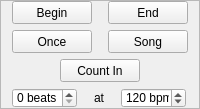
       <widget class="QFrame" name="rightFrame">
        <property name="frameShape">
         <enum>QFrame::StyledPanel</enum>
        </property>
        <property name="frameShadow">
         <enum>QFrame::Raised</enum>
        </property>
        <layout class="QVBoxLayout" name="verticalLayout_6">
         <property name="margin">
          <number>0</number>
         </property>
         <item>
          <layout class="QHBoxLayout" name="horizontalLayout_6">
           <item>
            <spacer name="horizontalSpacer_7">
             <property name="orientation">
              <enum>Qt::Horizontal</enum>
             </property>
             <property name="sizeHint" stdset="0">
              <size>
               <width>5</width>
               <height>20</height>
              </size>
             </property>
            </spacer>
           </item>
           <item>
            <widget class="QPushButton" name="setBeginButton">
             <property name="minimumSize">
              <size>
               <width>60</width>
               <height>23</height>
              </size>
             </property>
             <property name="toolTip">
              <string>&lt;!DOCTYPE HTML PUBLIC &quot;-//W3C//DTD HTML 4.0//EN&quot; &quot;http://www.w3.org/TR/REC-html40/strict.dtd&quot;&gt;
&lt;html&gt;&lt;head&gt;&lt;meta name=&quot;qrichtext&quot; content=&quot;1&quot; /&gt;&lt;style type=&quot;text/css&quot;&gt;
p, li { white-space: pre-wrap; }
&lt;/style&gt;&lt;/head&gt;&lt;body style=&quot; font-family:'MS Shell Dlg 2'; font-size:8.25pt; font-weight:400; font-style:normal;&quot;&gt;
&lt;p style=&quot; margin-top:0px; margin-bottom:0px; margin-left:0px; margin-right:0px; -qt-block-indent:0; text-indent:0px;&quot;&gt;&lt;span style=&quot; font-size:8pt;&quot;&gt;Set the beginning of the selection&lt;/span&gt;&lt;/p&gt;
&lt;p style=&quot; margin-top:0px; margin-bottom:0px; margin-left:0px; margin-right:0px; -qt-block-indent:0; text-indent:0px;&quot;&gt;&lt;span style=&quot; font-size:8pt;&quot;&gt;[Cntrl+Return]&lt;/span&gt;&lt;/p&gt;&lt;/body&gt;&lt;/html&gt;</string>
             </property>
             <property name="text">
              <string>Begin</string>
             </property>
            </widget>
           </item>
           <item>
            <spacer name="horizontalSpacer_8">
             <property name="orientation">
              <enum>Qt::Horizontal</enum>
             </property>
             <property name="sizeHint" stdset="0">
              <size>
               <width>5</width>
               <height>20</height>
              </size>
             </property>
            </spacer>
           </item>
           <item>
            <widget class="QPushButton" name="setEndButton">
             <property name="minimumSize">
              <size>
               <width>60</width>
               <height>23</height>
              </size>
             </property>
             <property name="toolTip">
              <string>&lt;!DOCTYPE HTML PUBLIC &quot;-//W3C//DTD HTML 4.0//EN&quot; &quot;http://www.w3.org/TR/REC-html40/strict.dtd&quot;&gt;
&lt;html&gt;&lt;head&gt;&lt;meta name=&quot;qrichtext&quot; content=&quot;1&quot; /&gt;&lt;style type=&quot;text/css&quot;&gt;
p, li { white-space: pre-wrap; }
&lt;/style&gt;&lt;/head&gt;&lt;body style=&quot; font-family:'MS Shell Dlg 2'; font-size:8.25pt; font-weight:400; font-style:normal;&quot;&gt;
&lt;p style=&quot; margin-top:0px; margin-bottom:0px; margin-left:0px; margin-right:0px; -qt-block-indent:0; text-indent:0px;&quot;&gt;&lt;span style=&quot; font-size:8pt;&quot;&gt;Set the end of the selection&lt;/span&gt;&lt;/p&gt;
&lt;p style=&quot; margin-top:0px; margin-bottom:0px; margin-left:0px; margin-right:0px; -qt-block-indent:0; text-indent:0px;&quot;&gt;&lt;span style=&quot; font-size:8pt;&quot;&gt;[Alt+Return]&lt;/span&gt;&lt;/p&gt;&lt;/body&gt;&lt;/html&gt;</string>
             </property>
             <property name="text">
              <string>End</string>
             </property>
            </widget>
           </item>
           <item>
            <spacer name="horizontalSpacer_9">
             <property name="orientation">
              <enum>Qt::Horizontal</enum>
             </property>
             <property name="sizeHint" stdset="0">
              <size>
               <width>5</width>
               <height>20</height>
              </size>
             </property>
            </spacer>
           </item>
          </layout>
         </item>
         <item>
          <layout class="QHBoxLayout" name="horizontalLayout_5">
           <item>
            <spacer name="horizontalSpacer_5">
             <property name="orientation">
              <enum>Qt::Horizontal</enum>
             </property>
             <property name="sizeHint" stdset="0">
              <size>
               <width>5</width>
               <height>20</height>
              </size>
             </property>
            </spacer>
           </item>
           <item>
            <widget class="QPushButton" name="loopButton">
             <property name="minimumSize">
              <size>
               <width>60</width>
               <height>23</height>
              </size>
             </property>
             <property name="maximumSize">
              <size>
               <width>109</width>
               <height>23</height>
              </size>
             </property>
             <property name="toolTip">
              <string>&lt;!DOCTYPE HTML PUBLIC &quot;-//W3C//DTD HTML 4.0//EN&quot; &quot;http://www.w3.org/TR/REC-html40/strict.dtd&quot;&gt;
&lt;html&gt;&lt;head&gt;&lt;meta name=&quot;qrichtext&quot; content=&quot;1&quot; /&gt;&lt;style type=&quot;text/css&quot;&gt;
p, li { white-space: pre-wrap; }
&lt;/style&gt;&lt;/head&gt;&lt;body style=&quot; font-family:'MS Shell Dlg 2'; font-size:8.25pt; font-weight:400; font-style:normal;&quot;&gt;
&lt;p style=&quot; margin-top:0px; margin-bottom:0px; margin-left:0px; margin-right:0px; -qt-block-indent:0; text-indent:0px;&quot;&gt;&lt;span style=&quot; font-size:8pt;&quot;&gt;Repeat endlessly or play once&lt;/span&gt;&lt;/p&gt;
&lt;p style=&quot; margin-top:0px; margin-bottom:0px; margin-left:0px; margin-right:0px; -qt-block-indent:0; text-indent:0px;&quot;&gt;&lt;span style=&quot; font-size:8pt;&quot;&gt;[L]&lt;/span&gt;&lt;/p&gt;&lt;/body&gt;&lt;/html&gt;</string>
             </property>
             <property name="text">
              <string>Once</string>
             </property>
             <property name="checkable">
              <bool>true</bool>
             </property>
            </widget>
           </item>
           <item>
            <spacer name="horizontalSpacer_4">
             <property name="orientation">
              <enum>Qt::Horizontal</enum>
             </property>
             <property name="sizeHint" stdset="0">
              <size>
               <width>5</width>
               <height>20</height>
              </size>
             </property>
            </spacer>
           </item>
           <item>
            <widget class="QPushButton" name="selectionButton">
             <property name="minimumSize">
              <size>
               <width>60</width>
               <height>23</height>
              </size>
             </property>
             <property name="maximumSize">
              <size>
               <width>109</width>
               <height>23</height>
              </size>
             </property>
             <property name="toolTip">
              <string>&lt;!DOCTYPE HTML PUBLIC &quot;-//W3C//DTD HTML 4.0//EN&quot; &quot;http://www.w3.org/TR/REC-html40/strict.dtd&quot;&gt;
&lt;html&gt;&lt;head&gt;&lt;meta name=&quot;qrichtext&quot; content=&quot;1&quot; /&gt;&lt;style type=&quot;text/css&quot;&gt;
p, li { white-space: pre-wrap; }
&lt;/style&gt;&lt;/head&gt;&lt;body style=&quot; font-family:'MS Shell Dlg 2'; font-size:8.25pt; font-weight:400; font-style:normal;&quot;&gt;
&lt;p style=&quot; margin-top:0px; margin-bottom:0px; margin-left:0px; margin-right:0px; -qt-block-indent:0; text-indent:0px;&quot;&gt;&lt;span style=&quot; font-size:8pt;&quot;&gt;Switch between playing song and selection&lt;/span&gt;&lt;/p&gt;
&lt;p style=&quot; margin-top:0px; margin-bottom:0px; margin-left:0px; margin-right:0px; -qt-block-indent:0; text-indent:0px;&quot;&gt;&lt;span style=&quot; font-size:8pt;&quot;&gt;[S]&lt;/span&gt;&lt;/p&gt;&lt;/body&gt;&lt;/html&gt;</string>
             </property>
             <property name="text">
              <string>Song</string>
             </property>
             <property name="checkable">
              <bool>true</bool>
             </property>
            </widget>
           </item>
           <item>
            <spacer name="horizontalSpacer_6">
             <property name="orientation">
              <enum>Qt::Horizontal</enum>
             </property>
             <property name="sizeHint" stdset="0">
              <size>
               <width>5</width>
               <height>20</height>
              </size>
             </property>
            </spacer>
           </item>
          </layout>
         </item>
         <item>
          <layout class="QVBoxLayout" name="verticalLayout_2">
           <item>
            <layout class="QHBoxLayout" name="horizontalLayout_4">
             <item>
              <spacer name="horizontalSpacer_2">
               <property name="orientation">
                <enum>Qt::Horizontal</enum>
               </property>
               <property name="sizeHint" stdset="0">
                <size>
                 <width>5</width>
                 <height>20</height>
                </size>
               </property>
              </spacer>
             </item>
             <item>
              <widget class="QPushButton" name="countButton">
               <property name="minimumSize">
                <size>
                 <width>75</width>
                 <height>23</height>
                </size>
               </property>
               <property name="toolTip">
                <string>&lt;!DOCTYPE HTML PUBLIC &quot;-//W3C//DTD HTML 4.0//EN&quot; &quot;http://www.w3.org/TR/REC-html40/strict.dtd&quot;&gt;
&lt;html&gt;&lt;head&gt;&lt;meta name=&quot;qrichtext&quot; content=&quot;1&quot; /&gt;&lt;style type=&quot;text/css&quot;&gt;
p, li { white-space: pre-wrap; }
&lt;/style&gt;&lt;/head&gt;&lt;body style=&quot; font-family:'MS Shell Dlg 2'; font-size:8.25pt; font-weight:400; font-style:normal;&quot;&gt;
&lt;p style=&quot; margin-top:0px; margin-bottom:0px; margin-left:0px; margin-right:0px; -qt-block-indent:0; text-indent:0px;&quot;&gt;&lt;span style=&quot; font-size:8pt;&quot;&gt;Count in to playing&lt;/span&gt;&lt;/p&gt;
&lt;p style=&quot; margin-top:0px; margin-bottom:0px; margin-left:0px; margin-right:0px; -qt-block-indent:0; text-indent:0px;&quot;&gt;&lt;span style=&quot; font-size:8pt;&quot;&gt;[Ctril+Space]&lt;/span&gt;&lt;/p&gt;&lt;/body&gt;&lt;/html&gt;</string>
               </property>
               <property name="text">
                <string>Count In</string>
               </property>
               <property name="checkable">
                <bool>false</bool>
               </property>
               <property name="flat">
                <bool>false</bool>
               </property>
              </widget>
             </item>
             <item>
              <spacer name="horizontalSpacer_3">
               <property name="orientation">
                <enum>Qt::Horizontal</enum>
               </property>
               <property name="sizeHint" stdset="0">
                <size>
                 <width>5</width>
                 <height>20</height>
                </size>
               </property>
              </spacer>
             </item>
            </layout>
           </item>
           <item>
            <layout class="QHBoxLayout" name="horizontalLayout_3">
             <item>
              <widget class="QSpinBox" name="beatsBox">
               <property name="maximumSize">
                <size>
                 <width>65</width>
                 <height>20</height>
                </size>
               </property>
               <property name="suffix">
                <string> beats</string>
               </property>
               <property name="maximum">
                <number>16</number>
               </property>
              </widget>
             </item>
             <item>
              <widget class="QLabel" name="label">
               <property name="maximumSize">
                <size>
                 <width>10</width>
                 <height>20</height>
                </size>
               </property>
               <property name="text">
                <string>at</string>
               </property>
              </widget>
             </item>
             <item>
              <widget class="QSpinBox" name="bpmBox">
               <property name="maximumSize">
                <size>
                 <width>65</width>
                 <height>20</height>
                </size>
               </property>
               <property name="suffix">
                <string> bpm</string>
               </property>
               <property name="minimum">
                <number>60</number>
               </property>
               <property name="maximum">
                <number>300</number>
               </property>
               <property name="value">
                <number>120</number>
               </property>
              </widget>
             </item>
            </layout>
           </item>
          </layout>
         </item>
        </layout>
       </widget>
